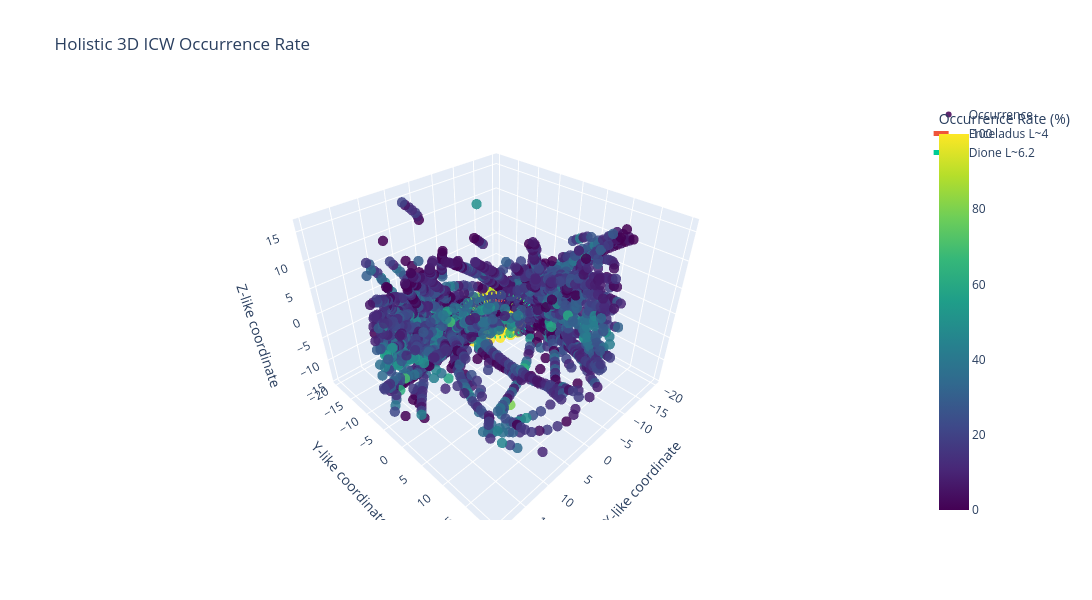

The notebook cell saved with this chart:
### Markdown cell above
### ICW

### Code cell
stat3d = make_3d_occurrence_table(
    waves_loc_df,
    flag_col='is_ICW',
    L_range=(2, 20),
    MLAT_range=(-60, 60),
    dL=0.5,
    dMLT=1.0,
    dMLAT=5.0,
    min_samples=10
)

fig = plot_3d_occurrence_plotly_go(
    stat3d,
    title='Holistic 3D ICW Occurrence Rate',
    color_range=(0, 100),
    marker_size=6
)

fig = add_L_shell_ring_go(fig, L=4.0, name='Enceladus L~4')
fig = add_L_shell_ring_go(fig, L=6.2, name='Dione L~6.2')

fig.show()
fig.write_html('holistic_ICW_3D_occurrence.html')

### Figure 1 — Plotly figure (JSON) as saved in the notebook; plotly's stock layout.template omitted (floating-point values rounded to 4 significant figures; data arrays with more than 128 entries replaced by an {"elided": "..."} marker saying what was removed)
{"data": [{"hoverinfo": "text", "marker": {"cmax": 100, "cmin": 0, "color": {"elided": "2745 float values"}, "colorbar": {"title": {"text": "Occurrence Rate (%)"}}, "colorscale": [[0, "#440154"], [0.1111, "#482878"], [0.2222, "#3e4989"], [0.3333, "#31688e"], [0.4444, "#26828e"], [0.5556, "#1f9e89"], [0.6667, "#35b779"], [0.7778, "#6ece58"], [0.8889, "#b5de2b"], [1, "#fde725"]], "opacity": 0.85, "size": 6}, "mode": "markers", "name": "Occurrence", "text": {"elided": "2745 str values"}, "type": "scatter3d", "x": {"elided": "2745 float values"}, "y": {"elided": "2745 float values"}, "z": {"elided": "2745 float values"}}, {"line": {"dash": "dash", "width": 5}, "mode": "lines", "name": "Enceladus L~4", "type": "scatter3d", "x": {"elided": "500 float values"}, "y": {"elided": "500 float values"}, "z": {"elided": "500 float values"}}, {"line": {"dash": "dash", "width": 5}, "mode": "lines", "name": "Dione L~6.2", "type": "scatter3d", "x": {"elided": "500 float values"}, "y": {"elided": "500 float values"}, "z": {"elided": "500 float values"}}], "layout": {"height": 600, "scene": {"aspectmode": "data", "xaxis": {"title": {"text": "X-like coordinate"}}, "yaxis": {"title": {"text": "Y-like coordinate"}}, "zaxis": {"title": {"text": "Z-like coordinate"}}}, "title": {"text": "Holistic 3D ICW Occurrence Rate"}, "width": 1500}}
